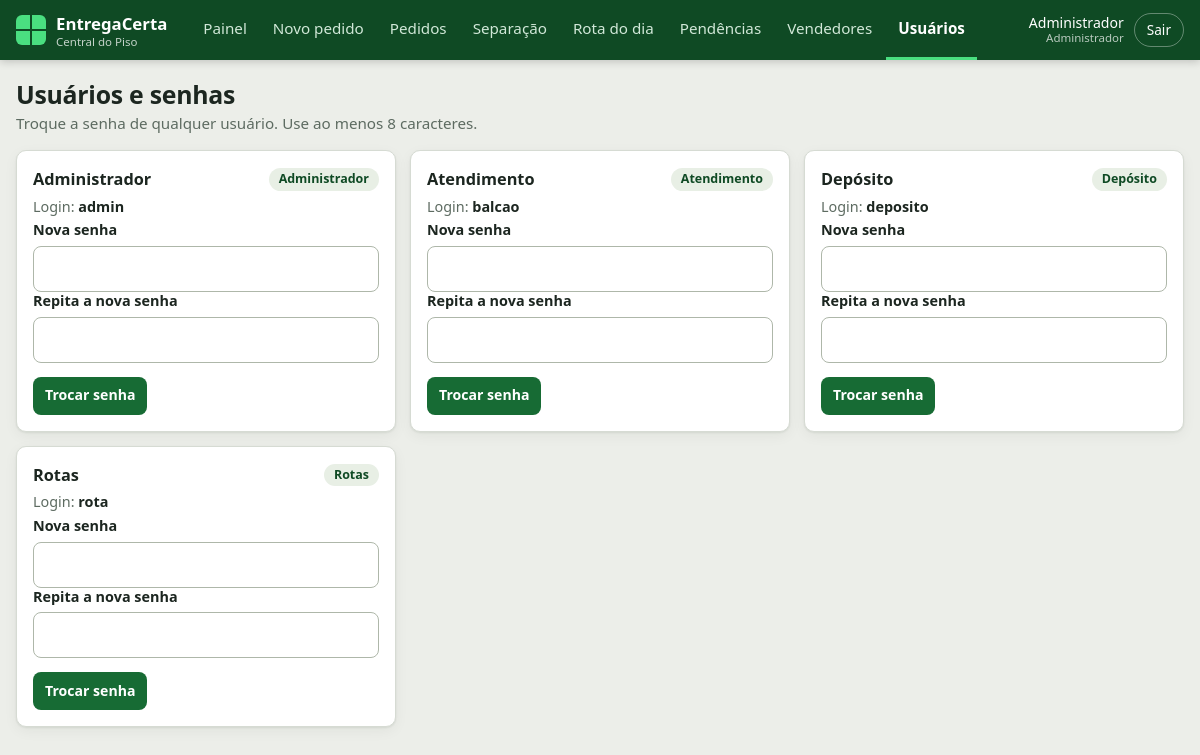
/usuarios.php (signed in), run on the app's committed database.
### tables this page shows
CREATE TABLE usuarios (
  id INT AUTO_INCREMENT PRIMARY KEY,
  nome VARCHAR(80) NOT NULL,
  login VARCHAR(40) NOT NULL UNIQUE,
  senha_hash VARCHAR(255) NOT NULL,
  perfil ENUM('admin','balcao','deposito','rota') NOT NULL,
  ativo TINYINT(1) NOT NULL DEFAULT 1
);

### inc/db.php (called while the page is built, shortened)
<?php
function db(): PDO {
    static $pdo = null;
    if ($pdo === null) {
        try {
            $pdo = new PDO(DB_DSN, DB_USER, DB_PASS, [
                PDO::ATTR_ERRMODE => PDO::ERRMODE_EXCEPTION,
                PDO::ATTR_DEFAULT_FETCH_MODE => PDO::FETCH_ASSOC,
            ]);
        } catch (Throwable $e) {
            http_response_code(500);
            error_log('EntregaCerta: falha ao conectar ao banco: ' . $e->getMessage());
            exit('<!doctype html><meta charset="utf-8"><meta name="viewport" content="width=device-width,initial-scale=1"><body style="font-family:system-ui;max-width:520px;margin:40px auto;padding:0 16px"><h1>Sem conexão com o banco de dados</h1><p>Confira o arquivo <code>inc/config.local.php</code> (nome do banco, usuário e senha do hPanel). Para ver o motivo exato, abra <code>diagnostico.php</code> no navegador e apague-o depois.</p></body>');
        }
    }
    return $pdo;
}
function q(string $sql, array $p = []): PDOStatement {
    $s = db()->prepare($sql);
    $s->execute($p);
    return $s;
}
function h($v): string { return htmlspecialchars((string)$v, ENT_QUOTES, 'UTF-8'); }

### inc/auth.php (called while the page is built, shortened)
<?php
require_once __DIR__ . '/db.php';
function usuario(): ?array { return $_SESSION['u'] ?? null; }
function exige_login(array $perfis = []): array {
    $u = usuario();
    return $u;
}

### public/usuarios.php (the view, shortened to what this page needs)
<?php
require_once INC . '/layout.php';
$u = topo('Usuários e senhas', [], 'Troque a senha de qualquer usuário. Use ao menos 8 caracteres.');
if ($msg): ?><p class="ok" role="status"><?= h($msg) ?></p><?php endif; if ($erro): ?><p class="erro" role="alert"><?= h($erro) ?></p><?php endif;
$perfil_nome = ['admin'=>'Administrador','balcao'=>'Atendimento','deposito'=>'Depósito','rota'=>'Rotas'];
?><div class="cards">
<?php foreach (q('SELECT id, nome, login, perfil FROM usuarios WHERE ativo = 1 ORDER BY id')->fetchAll() as $r): ?>
<form method="post" class="card"><?= csrf_campo() ?><input type="hidden" name="id" value="<?= (int)$r['id'] ?>">
<div class="pedido-cab"><strong><?= h($r['nome']) ?></strong><span class="tag"><?= h($perfil_nome[$r['perfil']] ?? $r['perfil']) ?></span></div><p class="meta">Login: <b><?= h($r['login']) ?></b></p>
<div><label for="s<?= $r['id'] ?>">Nova senha</label><input id="s<?= $r['id'] ?>" name="senha" type="password" autocomplete="new-password" required></div>
<div><label for="t<?= $r['id'] ?>">Repita a nova senha</label><input id="t<?= $r['id'] ?>" name="senha2" type="password" autocomplete="new-password" required></div>
<div class="barra"><button class="peq">Trocar senha</button></div></form>
<?php endforeach; ?></div><?php rodape();

### inc/layout.php (shortened to what this page needs)
<?php
require_once __DIR__ . '/auth.php';
function topo(string $titulo, array $perfis = [], string $sub = ''): array {
    $u = exige_login($perfis);
    $menu = [
        'index.php' => ['Painel', ['admin','balcao','deposito','rota']],
        'pedido_novo.php' => ['Novo pedido', ['admin','balcao']],
        'pedidos.php' => ['Pedidos', ['admin','balcao','deposito','rota']],
        'separacao.php' => ['Separação', ['admin','deposito']],
        'rota.php' => ['Rota do dia', ['admin','rota']],
        'pendencias.php' => ['Pendências', ['admin','rota','balcao']],
        'vendedores.php' => ['Vendedores', ['admin']],
        'usuarios.php' => ['Usuários', ['admin']],
    ];
    $perfil_nome = ['admin'=>'Administrador','balcao'=>'Atendimento','deposito'=>'Depósito','rota'=>'Rotas'];
    $atual = basename($_SERVER['SCRIPT_NAME'] ?? '');
    $agrupa = ['entrega.php' => 'rota.php', 'historico.php' => 'pedidos.php', 'pedido_ver.php' => 'pedidos.php', 'divergencias.php' => 'pendencias.php'];
    $atual = $agrupa[$atual] ?? $atual;
    echo '<!doctype html><html lang="pt-BR"><head><meta charset="utf-8"><meta name="viewport" content="width=device-width,initial-scale=1"><meta name="theme-color" content="#0f4a24">';
    echo '<title>' . h($titulo) . ' – ' . h(NOME_SISTEMA) . ' · ' . h(NOME_LOJA) . '</title><link rel="stylesheet" href="style.css?v=' . (int)@filemtime(dirname($_SERVER["SCRIPT_FILENAME"]) . "/style.css") . '"></head><body>';
    echo '<header class="topo no-print"><div class="topo-in"><a class="marca" href="index.php"><span class="logo" aria-hidden="true"></span><span>' . h(NOME_SISTEMA) . '<small>' . h(NOME_LOJA) . '</small></span></a><nav class="nav" aria-label="Menu principal">';
    foreach ($menu as $arq => [$nome, $ok]) {
        if ($u['perfil'] === 'admin' || in_array($u['perfil'], $ok, true)) {
            echo '<a href="' . $arq . '"' . ($arq === $atual ? ' class="on" aria-current="page"' : '') . '>' . h($nome) . '</a>';
        }
    }
    echo '</nav><div class="usuario"><span class="quem">' . h($u['nome']) . '<small>' . h($perfil_nome[$u['perfil']] ?? $u['perfil']) . '</small></span><a href="logout.php">Sair</a></div></div></header><main>';
    echo '<div class="cabeca"><div><h1>' . h($titulo) . '</h1>' . ($sub !== '' ? '<p class="sub">' . h($sub) . '</p>' : '') . '</div></div>';
    return $u;
}
function rodape(): void {
    echo '</main></body></html>';
}

### data on the page
usuarios: nome "Administrador", perfil "Administrador", login "admin"
usuarios: nome "Atendimento", perfil "Atendimento", login "balcao"
usuarios: nome "Depósito", perfil "Depósito", login "deposito"
usuarios: nome "Rotas", perfil "Rotas", login "rota"

### other printed values
NOME_SISTEMA "EntregaCerta"
NOME_LOJA "Central do Piso"
$nome "Painel"
$nome "Novo pedido"
$nome "Pedidos"
$nome "Separação"
$nome "Rota do dia"
$nome "Pendências"
$nome "Vendedores"
$nome "Usuários"
$u['nome'] "Administrador"
$perfil_nome[$u['perfil']] "Administrador"
$titulo "Usuários e senhas"
$sub "Troque a senha de qualquer usuário. Use ao menos 8 caracteres."
